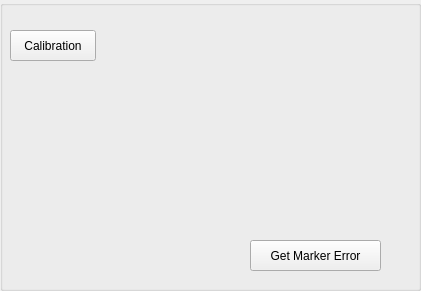
       <widget class="QGroupBox" name="groupBox">
        <property name="geometry">
         <rect>
          <x>10</x>
          <y>410</y>
          <width>421</width>
          <height>291</height>
         </rect>
        </property>
        <property name="title">
         <string/>
        </property>
        <widget class="QPushButton" name="pushButtonCal">
         <property name="geometry">
          <rect>
           <x>10</x>
           <y>30</y>
           <width>86</width>
           <height>31</height>
          </rect>
         </property>
         <property name="text">
          <string>Calibration</string>
         </property>
        </widget>
        <widget class="QLabel" name="labelCal">
         <property name="geometry">
          <rect>
           <x>10</x>
           <y>70</y>
           <width>221</width>
           <height>211</height>
          </rect>
         </property>
         <property name="font">
          <font>
           <family>Courier 10 Pitch</family>
          </font>
         </property>
         <property name="text">
          <string/>
         </property>
         <property name="textFormat">
          <enum>Qt::PlainText</enum>
         </property>
         <property name="alignment">
          <set>Qt::AlignLeading|Qt::AlignLeft|Qt::AlignTop</set>
         </property>
         <property name="wordWrap">
          <bool>true</bool>
         </property>
         <property name="textInteractionFlags">
          <set>Qt::NoTextInteraction</set>
         </property>
        </widget>
        <widget class="QPushButton" name="pushButtonGetMarker">
         <property name="geometry">
          <rect>
           <x>250</x>
           <y>240</y>
           <width>131</width>
           <height>31</height>
          </rect>
         </property>
         <property name="text">
          <string>Get Marker Error</string>
         </property>
        </widget>
        <widget class="QLabel" name="labelCal_2">
         <property name="geometry">
          <rect>
           <x>240</x>
           <y>70</y>
           <width>171</width>
           <height>161</height>
          </rect>
         </property>
         <property name="font">
          <font>
           <family>Courier 10 Pitch</family>
          </font>
         </property>
         <property name="text">
          <string/>
         </property>
         <property name="textFormat">
          <enum>Qt::PlainText</enum>
         </property>
         <property name="alignment">
          <set>Qt::AlignLeading|Qt::AlignLeft|Qt::AlignTop</set>
         </property>
         <property name="wordWrap">
          <bool>true</bool>
         </property>
         <property name="textInteractionFlags">
          <set>Qt::NoTextInteraction</set>
         </property>
        </widget>
       </widget>
